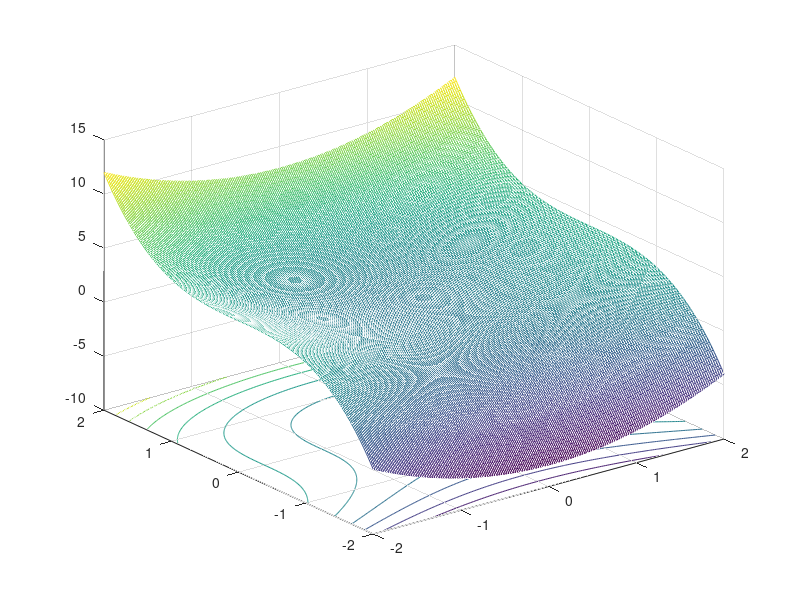

Recreate this plot in MATLAB. (Note: this script raises an error after producing the figure.)
% Batch all optimizers
%%

%% initialize and import libraries
clear all;
close all;

addpath('../optimizer');

%% draw function layout
f = @(x, y) x.^2 + y.^3;
t = linspace(-2, 2, 200);
[X, Y] = meshgrid(t, t);
Z = f(X, Y);
figure;
meshc(X, Y, Z);
alpha(0.1);
axis([-2, 2, -2, 2, -12, 12]);
hold on;

%% shared hyper parameters
% ! update here !
a = 0.05;
lambda = 0.7;
gamma = 0.3;
eps = 1e-8;
beta1 = 0.9;
beta2 = 0.6;

num_epoch = 200;
x = 1.739;
y = 1.216;

%% initialize variables
optimizer_names = [
    "GD",
    "SGD",
    "Momentum",
    "NAG",
    "Adagrad",
    "Adadelta",
    "RMSprop",
    "Adam",
    "AdaMax",
    "NAdam",
    "RAdam"
];
num_optimizers = length(optimizer_names);
x = ones(1, num_optimizers) .* x;
y = ones(1, num_optimizers) .* y;
z = ones(1, num_optimizers) .* f(x, y);
k = 1;
k_ = 1;
%colors = rand(3, num_optimizers);
colors = [
    0, 0, 0;
    0, 0, 1;
    0, 1, 0;
    0, 1, 1;
    1, 0, 0;
    1, 0, 1;
    1, 1, 0;
    1, 1, 1;
    1, 0.5, 0.5;
    0.5, 1, 0.5;
    0.5, 0.5, 1
]';
xn = zeros(1, num_optimizers);
yn = zeros(1, num_optimizers);
zn = zeros(1, num_optimizers);
converge = zeros(1, num_optimizers);

%% draw cursor
for i = 1:num_optimizers
    xptr(i) = plot3(x, y, z, 'color', colors(:, i), 'marker', '.', 'MarkerSize', 20);
    %set(xptr(i), 'Color', colors(:, i));
    %fprintf("%d: color: %f\n", i, colors(:, i));
end

%% !! press any key to start !!
fprintf("Press any key to start ...\n\n");
pause;

%% iterate epoch
for epoch = 1:num_epoch
    if mod(k, 10) == 0
        for i = 1:num_optimizers
            fprintf("%d %s | x=%f, y=%f, y=%f\n", epoch, optimizer_names(i), x(i), y(i), z(i));
        end
        fprintf("\n");
    end
    
    %% calculate next step
    [fin, xn(1)]  = GD      (@(l) f(l, y(1 )), x(1) , a);
    [fin, xn(2)]  = SGD     (@(l) f(l, y(2 )), x(2) , a, eps   , lambda);
    [fin, xn(3)]  = Momentum(@(l) f(l, y(3 )), x(3) , a, lambda, gamma);
    [fin, xn(4)]  = NAG     (@(l) f(l, y(4 )), x(4) , a, lambda, gamma);
    [fin, xn(5)]  = Adagrad (@(l) f(l, y(5 )), x(5) , a, eps);
    [fin, xn(6)]  = Adadelta(@(l) f(l, y(6 )), x(6) , a, eps   , gamma);
    [fin, xn(7)]  = RMSProp (@(l) f(l, y(7 )), x(7) , a, eps);
    [fin, xn(8)]  = Adam    (@(l) f(l, y(8 )), x(8) , a, eps   , beta1 , beta2);
    [fin, xn(9)]  = AdaMax  (@(l) f(l, y(9 )), x(9) , a,         beta1 , beta2);
    [fin, xn(10)] = NAdam   (@(l) f(l, y(10)), x(10), a, eps   , beta1 , beta2);
    [fin, xn(11)] = RAdam   (@(l) f(l, y(11)), x(11), a, eps   , beta1 , beta2);
    
    % !! add here new optimizers !!
    
    [fin, yn(1)]  = GD      (@(l) f(x(1 ), l), y(1) , a);
    [fin, yn(2)]  = SGD     (@(l) f(x(2 ), l), y(2) , a, eps   , lambda);
    [fin, yn(3)]  = Momentum(@(l) f(x(3 ), l), y(3) , a, lambda, gamma);
    [fin, yn(4)]  = NAG     (@(l) f(x(4 ), l), y(4) , a, lambda, gamma);
    [fin, yn(5)]  = Adagrad (@(l) f(x(5 ), l), y(5) , a, eps);
    [fin, yn(6)]  = Adadelta(@(l) f(x(6 ), l), y(6) , a, eps   , gamma);
    [fin, yn(7)]  = RMSProp (@(l) f(x(7 ), l), y(7) , a, eps);
    [fin, yn(8)]  = Adam    (@(l) f(x(8 ), l), y(8) , a, eps   , beta1 , beta2);
    [fin, yn(9)]  = AdaMax  (@(l) f(x(9 ), l), y(9) , a,         beta1 , beta2);
    [fin, yn(10)] = NAdam   (@(l) f(x(10), l), y(10), a, eps   , beta1 , beta2);
    [fin, yn(11)] = RAdam   (@(l) f(x(11), l), y(11), a, eps   , beta1 , beta2);
    
    % !! add here new optimizers !!
    
    zn = f(xn, yn);
    
    % check convergence
    for i = 1:num_optimizers
        if converge(i) == 0 && zn(i) < -10
            converge(i) = epoch;
        end
    end
    
    %% plot
    for i = 1:num_optimizers
        plot3([x(i), xn(i)], [y(i), yn(i)], [z(i), zn(i)], 'color', colors(:, i), 'LineWidth', 3);
        set(xptr(i), 'XData', xn, 'YData', yn, 'ZData', zn);
    end
    x = xn; y = yn; z = zn;
    drawnow;
    
    frame = getframe(gcf);
    if k == 1
        [mov(:, :, 1, k_), map] = rgb2ind(frame.cdata, 256, 'nodither');
        k_ = k_ + 1;
    elseif mod(k, 5) == 0
        mov(:, :, 1, k_) = rgb2ind(frame.cdata, map, 'nodither');
        k_ = k_ + 1;
    end
    
    k = k + 1;
end

% show benchmark
converge(converge == 0) = -1;
fprintf("\n");
fprintf("Benchmark\n");
fprintf("==================================================\n");
for i = 1:num_optimizers
    fprintf("%02d | % 10s: %d\n", i, optimizer_names(i), converge(i));
end
fprintf("==================================================\n");
fprintf("\n")

% save animation as *.gif file
fname = "batch.gif";
fprintf("Write animation to '%s'\n", fname);
imwrite(mov, map, fname, 'DelayTime', 0, 'LoopCount', inf);
